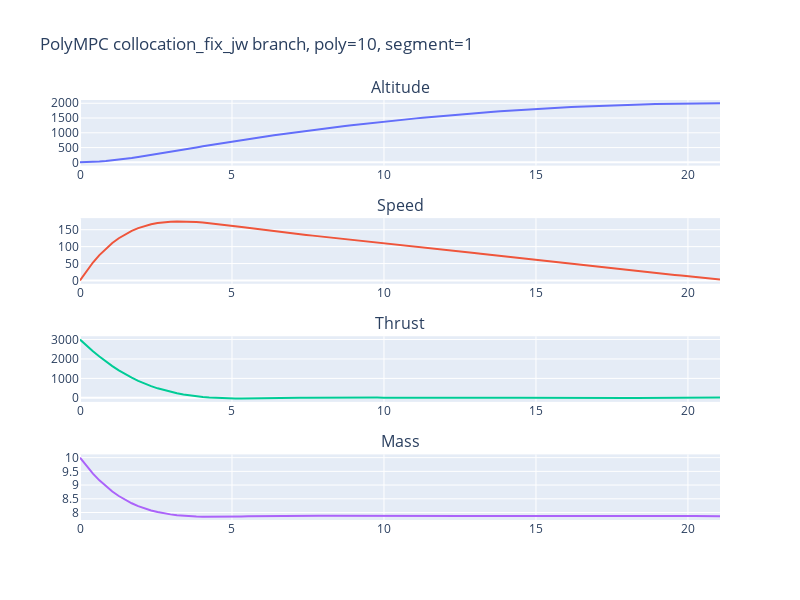

This figure's notebook cell:
### Code cell
fig = make_subplots(rows=4, cols=1,
                    subplot_titles=("Altitude", "Speed", "Thrust", "Mass"))

fig.add_trace(
    go.Scatter(x=time, y=altitude),
    row=1, col=1
)

fig.add_trace(
    go.Scatter(x=time, y=speed),
    row=2, col=1
)

fig.add_trace(
    go.Scatter(x=time, y=thrust),
    row=3, col=1
)

fig.add_trace(
    go.Scatter(x=time, y=mass),
    row=4, col=1
)

fig.update_layout(height=600, width=800, title_text="PolyMPC collocation_fix_jw branch, poly=10, segment=1")
fig.update(layout_showlegend=False)
fig.show()
